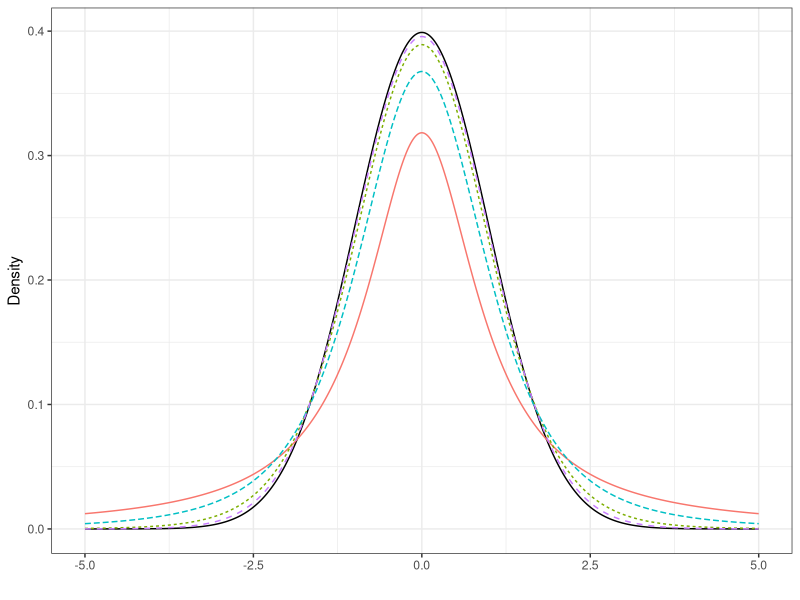
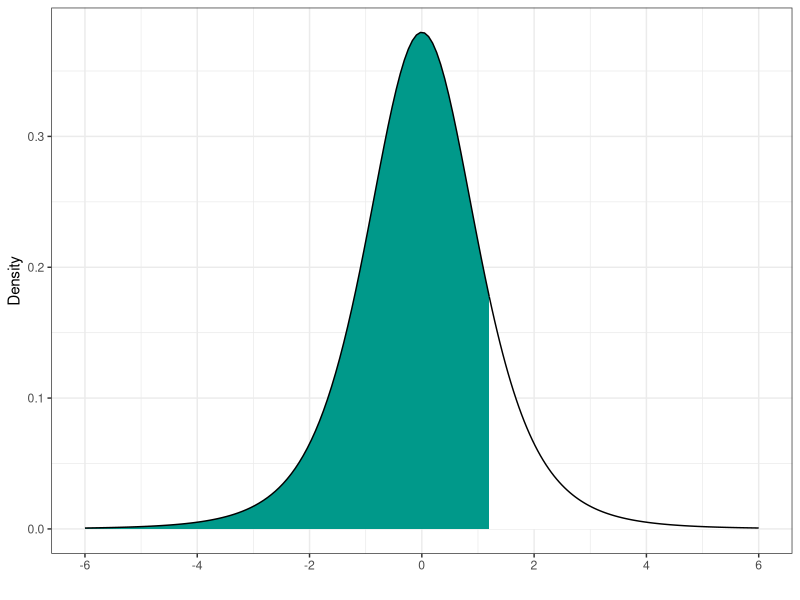
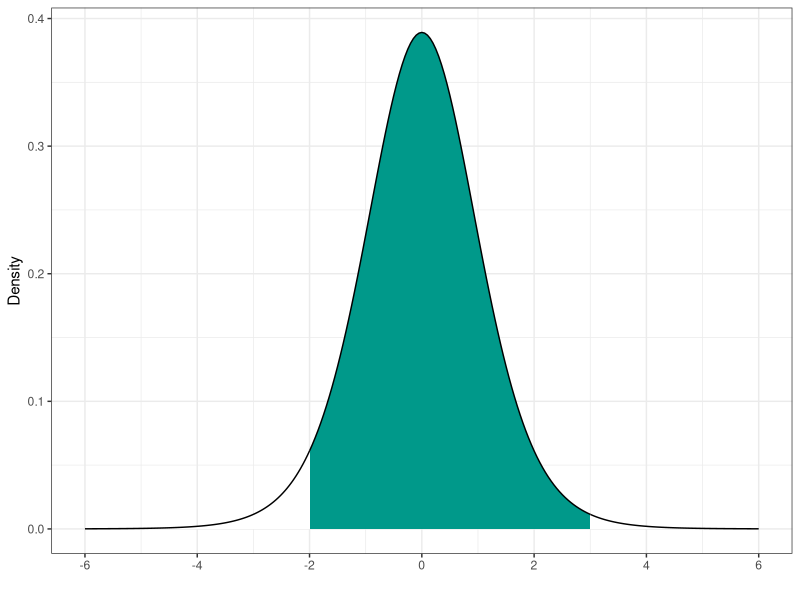
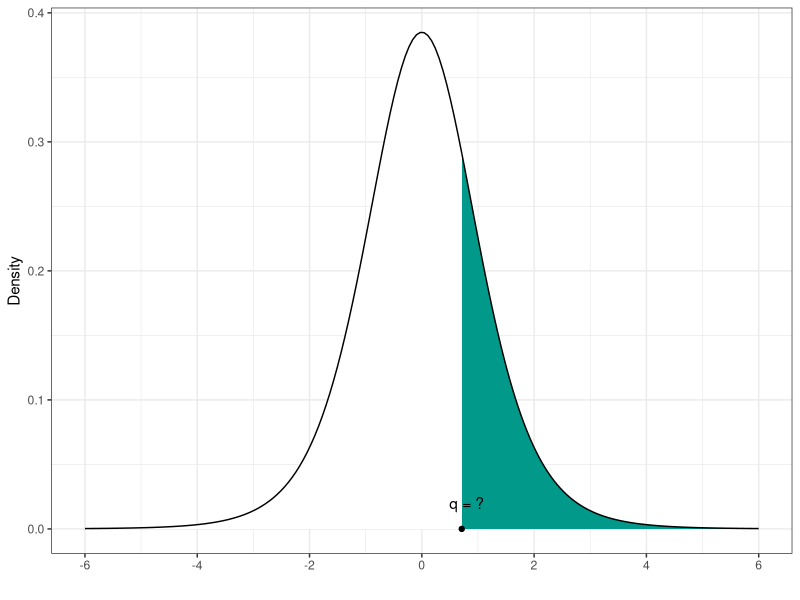

The R source for these figures, in order:
## ---- chunk 1

## ---- chunk 2
library(tidyverse)
theme_set(theme_bw())
## ---- chunk 3
x <- seq(-5, 5, length = 1000)
d <- rbind(
  data.frame(dist="t(df=1)",  x=x, d=dt(x,1)),
  data.frame(dist="t(df=3)",  x=x, d=dt(x,3)),
  data.frame(dist="t(df=10)", x=x, d=dt(x,10)),
  data.frame(dist="t(df=30)", x=x, d=dt(x,30))
)
ggplot(d) + 
  geom_line(data = data.frame(x=x, d=dnorm(x)), aes(x = x, y = d)) +
  geom_line(aes(x = x, y = d, color = dist, linetype = dist)) +
  labs(x = "", y = "Density") + 
  theme(legend.position = "none")
## ---- chunk 4
cutoff <- 1.2
ggplot(NULL, aes(c(-6,6))) +
  geom_area(stat = "function", fun = dt, 
            args = list(df = 5), 
            fill = "#00998a", xlim = c(-6, cutoff), color = "black") +
  geom_area(stat = "function", fun = dt, 
            args = list(df = 5), 
            fill = "#FFFFFF", xlim = c(cutoff, 6), color = "black") +
  labs(x = "", y = "Density") +
  scale_x_continuous(breaks = seq(-6, 6, by = 2))
## ---- chunk 5
cutoff1 <- -2
cutoff2 <- 3
ggplot(NULL, aes(c(-6,6))) +
  geom_area(stat = "function", fun = dt, args = list(df = 10), 
            fill = "#FFFFFF", xlim = c(-6, cutoff1), color = "black") +
  geom_area(stat = "function", fun = dt, args = list(df = 10), 
            fill = "#00998a", xlim = c(cutoff1, cutoff2), color = "black") +
  geom_area(stat = "function", fun = dt, args = list(df = 10), 
            fill = "#FFFFFF", xlim = c(cutoff2, 6), color = "black") +
  labs(x = "", y = "Density") +
  scale_x_continuous(breaks = seq(-6, 6, by = 2))
## ---- chunk 6
cutoff <- qt(0.25, df = 7, lower.tail = FALSE)
ggplot(NULL, aes(c(-6,6))) +
  geom_area(stat = "function", fun = dt, 
            args = list(df = 7), 
            fill = "#FFFFFF", xlim = c(-6, cutoff), color = "black") +
  geom_area(stat = "function", fun = dt, 
            args = list(df = 7), 
            fill = "#00998a", xlim = c(cutoff, 6), color = "black") +
  labs(x = "", y = "Density") +
  scale_x_continuous(breaks = seq(-6, 6, by = 2)) +
  geom_point(data = data.frame(x = cutoff, y = 0), aes(x,y)) + 
  geom_text(aes(x = 0.8, y = 0.02, label = "q = ?"))
